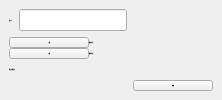
        <widget class="QWidget" name="page">
         <layout class="QGridLayout" name="gridLayout_6">
          <property name="leftMargin">
           <number>0</number>
          </property>
          <property name="topMargin">
           <number>0</number>
          </property>
          <property name="rightMargin">
           <number>0</number>
          </property>
          <property name="bottomMargin">
           <number>0</number>
          </property>
          <property name="spacing">
           <number>0</number>
          </property>
          <item row="0" column="1">
           <widget class="QWidget" name="widget" native="true">
            <layout class="QGridLayout" name="gridLayout_19">
             <property name="leftMargin">
              <number>0</number>
             </property>
             <property name="topMargin">
              <number>0</number>
             </property>
             <property name="rightMargin">
              <number>0</number>
             </property>
             <property name="bottomMargin">
              <number>0</number>
             </property>
             <property name="spacing">
              <number>0</number>
             </property>
             <item row="0" column="0">
              <widget class="QWidget" name="widget_5" native="true">
               <layout class="QGridLayout" name="gridLayout_25">
                <item row="1" column="0">
                 <layout class="QHBoxLayout" name="horizontalLayout_14">
                  <item>
                   <layout class="QGridLayout" name="gridLayout_24">
                    <property name="spacing">
                     <number>0</number>
                    </property>
                    <item row="0" column="0">
                     <widget class="QPushButton" name="go_to_work_2">
                      <property name="font">
                       <font>
                        <family>微软雅黑</family>
                        <pointsize>-1</pointsize>
                        <bold>true</bold>
                       </font>
                      </property>
                      <property name="text">
                       <string>上班</string>
                      </property>
                     </widget>
                    </item>
                    <item row="0" column="1" rowspan="2">
                     <layout class="QGridLayout" name="gridLayout_21">
                      <property name="spacing">
                       <number>0</number>
                      </property>
                      <item row="0" column="0">
                       <widget class="QLabel" name="label_60">
                        <property name="font">
                         <font>
                          <family>微软雅黑</family>
                          <pointsize>-1</pointsize>
                          <bold>true</bold>
                         </font>
                        </property>
                        <property name="text">
                         <string>签到时间：</string>
                        </property>
                       </widget>
                      </item>
                      <item row="1" column="1">
                       <widget class="QLabel" name="off_time">
                        <property name="font">
                         <font>
                          <family>微软雅黑</family>
                          <pointsize>-1</pointsize>
                          <bold>true</bold>
                         </font>
                        </property>
                        <property name="text">
                         <string/>
                        </property>
                       </widget>
                      </item>
                      <item row="1" column="0">
                       <widget class="QLabel" name="label_61">
                        <property name="font">
                         <font>
                          <family>微软雅黑</family>
                          <pointsize>-1</pointsize>
                          <bold>true</bold>
                         </font>
                        </property>
                        <property name="text">
                         <string>签退时间：</string>
                        </property>
                       </widget>
                      </item>
                      <item row="0" column="1">
                       <widget class="QLabel" name="on_time">
                        <property name="font">
                         <font>
                          <family>微软雅黑</family>
                          <pointsize>-1</pointsize>
                          <bold>true</bold>
                         </font>
                        </property>
                        <property name="text">
                         <string/>
                        </property>
                       </widget>
                      </item>
                     </layout>
                    </item>
                    <item row="1" column="0">
                     <widget class="QPushButton" name="go_off_work_2">
                      <property name="font">
                       <font>
                        <family>微软雅黑</family>
                        <pointsize>-1</pointsize>
                        <bold>true</bold>
                       </font>
                      </property>
                      <property name="text">
                       <string>下班</string>
                      </property>
                     </widget>
                    </item>
                   </layout>
                  </item>
                 </layout>
                </item>
                <item row="3" column="1">
                 <widget class="QPushButton" name="pushButton_19">
                  <property name="font">
                   <font>
                    <family>微软雅黑</family>
                    <pointsize>-1</pointsize>
                    <bold>true</bold>
                   </font>
                  </property>
                  <property name="text">
                   <string>刷新</string>
                  </property>
                 </widget>
                </item>
                <item row="0" column="0">
                 <layout class="QHBoxLayout" name="horizontalLayout_15">
                  <item>
                   <widget class="QLabel" name="label">
                    <property name="font">
                     <font>
                      <family>微软雅黑</family>
                      <pointsize>-1</pointsize>
                      <bold>true</bold>
                     </font>
                    </property>
                    <property name="text">
                     <string>员工id：</string>
                    </property>
                   </widget>
                  </item>
                  <item>
                   <widget class="QLineEdit" name="lineEdit_8"/>
                  </item>
                 </layout>
                </item>
                <item row="2" column="0">
                 <layout class="QGridLayout" name="gridLayout_23">
                  <property name="spacing">
                   <number>0</number>
                  </property>
                  <item row="0" column="1">
                   <widget class="QLabel" name="label_62">
                    <property name="font">
                     <font>
                      <family>微软雅黑</family>
                      <pointsize>-1</pointsize>
                      <bold>true</bold>
                     </font>
                    </property>
                    <property name="text">
                     <string>今日出勤状况：</string>
                    </property>
                   </widget>
                  </item>
                  <item row="0" column="2">
                   <widget class="QLabel" name="status">
                    <property name="font">
                     <font>
                      <family>微软雅黑</family>
                      <pointsize>-1</pointsize>
                     </font>
                    </property>
                    <property name="text">
                     <string/>
                    </property>
                   </widget>
                  </item>
                 </layout>
                </item>
               </layout>
              </widget>
             </item>
            </layout>
           </widget>
          </item>
         </layout>
        </widget>
